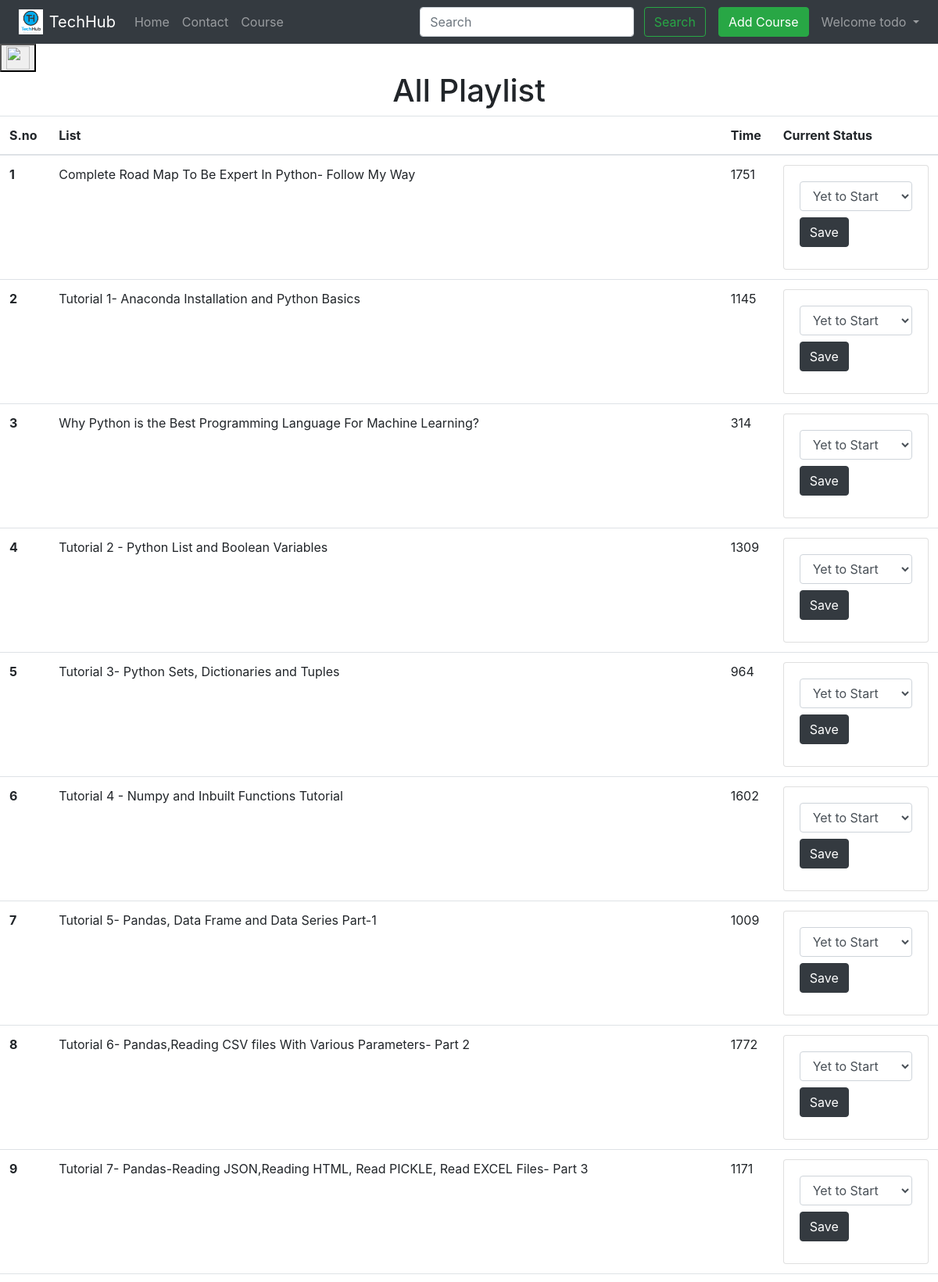
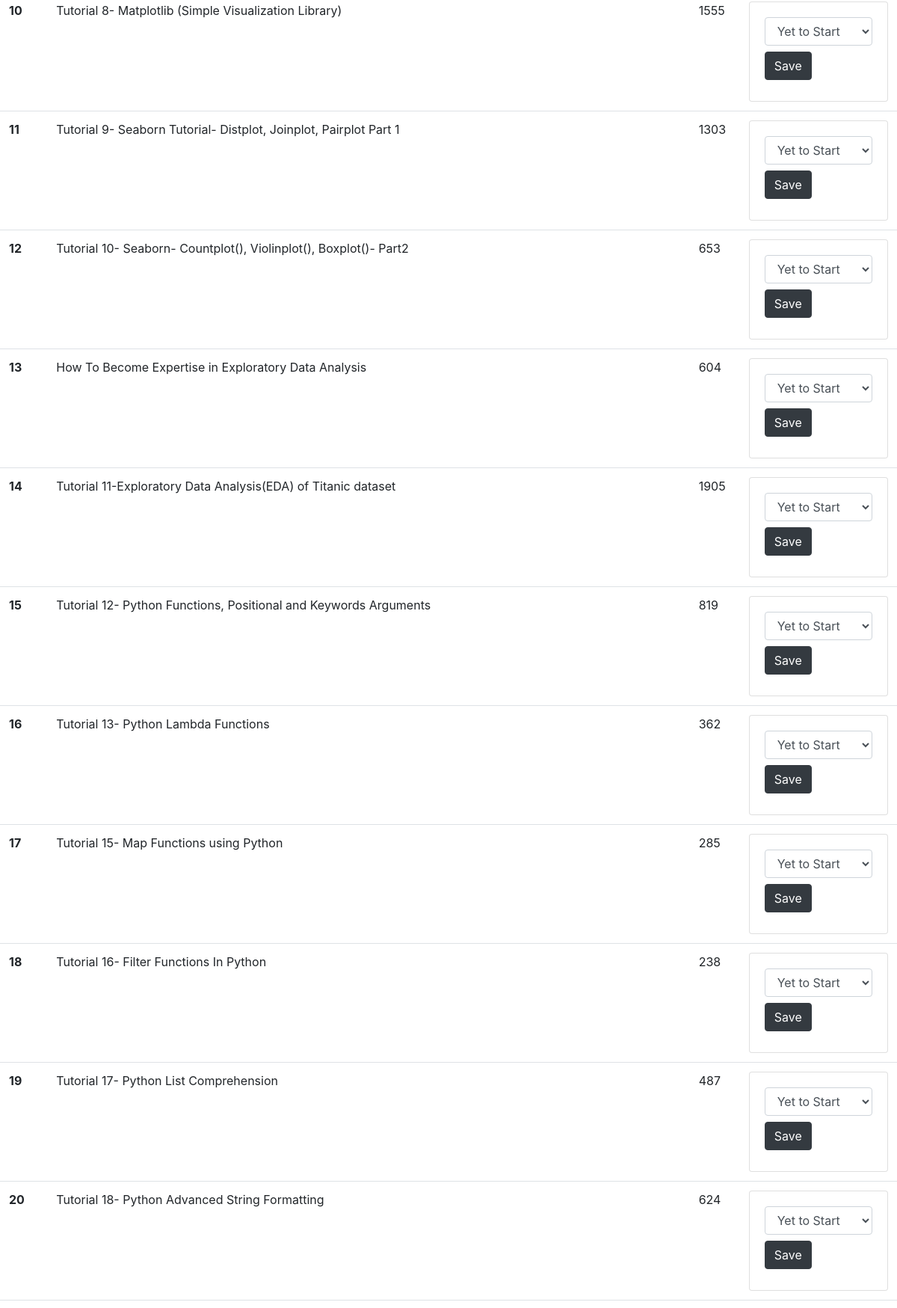
The app's page /listing/118/ (signed in, upper part) with its own data (2 pictures, top to bottom).
### course_video/models.py (models this page shows, shortened)
class PlaylistItem(models.Model):
    playlist_id = models.UUIDField(
     primary_key = True,
     default = uuid.uuid4,
     editable = False),
    list_item = models.CharField(max_length=150)
    time = models.IntegerField(null=True, blank=True)
    link = models.URLField(max_length=200, blank='true')
    author = models.ForeignKey(User, on_delete=models.CASCADE, null='true')
    status = models.CharField(max_length=50)
    playlist_title = models.CharField(max_length=100)

### course_video/views.py (the view)
# urls.py: path("listing", listing, name="listing"),
@login_required(login_url="login")
def listing(request, id):
    status_data = ["Yet to Start", "In Progress", "On Hold", "Completed"]
    course_list = Course.objects.get(id=id)
    list_item = PlaylistItem.objects.filter(playlist_title=course_list.title)
    request.session['id'] = id
    course_info = {
        "videoDetail": list_item,
        "id": id,
        "overall": status_data
    }
    return render(request, "List.html", course_info)

### templates/List.html (shortened to what this page needs)
{% extends 'base.html' %}
{% block body %}
    <button onclick="history.back()"><img src="https://cdn-icons-png.flaticon.com/512/3114/3114883.png " alt="" title="" class="img-small" width="30" height="30"></button>
    <center class="mx-2"><h1>All Playlist</h1></center>
    <table class="table">
      <thead>
        <tr>
          <th scope="col">S.no</th>
          <th scope="col">List</th>
          <th scope="col">Time</th>
          <th scope="col">Current Status</th>
        </tr>
      </thead>
      <tbody>
        {% for dict in videoDetail %}
        <tr>
          <th scope="row">{{forloop.counter}}</th>
          <td><a target="_blank" style="color: inherit;" href={{dict.link}}>{{ dict.list_item }}</a></td>
          <td>{{dict.time}}</td>
          <td>
            <div class="card">
              <div class="card-body">
                <form action="{% url 'getstatus' dict.id %}" method="post">
                  <select name="choice" class="form-control">
                    {% if dict.status == "Yet to Start" %}
                    <option value="Yet to Start" selected>Yet to Start</option>
                    {% else %}
                    <option value="Yet to Start">Yet to Start</option>
                    {% endif %}
                  </select>
                        <button type="submit" class="btn btn-dark my-2">Save</button>
                    </form>
                  </div>
                  </div>
                </td>
              </tr>
              {% endfor %}
            </tbody>
    </table>
{% endblock %}

### templates/base.html (shortened to what this page needs)
<!doctype html>
<html lang="en">
  <head>
    <link rel="stylesheet" href="https://stackpath.bootstrapcdn.com/bootstrap/4.5.2/css/bootstrap.min.css">
  </head>
  <body>
    <nav class="navbar navbar-expand-lg navbar-dark bg-dark">
      <a href="#" class="pull-left mx-2"><img style="height:32px;"></a>
        <a class="navbar-brand" href="/">TechHub</a>
        <div class="collapse navbar-collapse" id="navbarSupportedContent">
          <ul class="navbar-nav mr-auto">
            <li class="nav-item {% block homeactive %}  {% endblock homeactive %}">
              <a class="nav-link" href="/">Home <span class="sr-only">(current)</span></a>
            </li>
            {% if user.is_authenticated %}
            <li class="nav-item {% block contactactive %}  {% endblock contactactive %} ">
              <a class="nav-link" href="/contact">Contact</a>
            </li>
            <li class="nav-item {% block blogactive %}  {% endblock blogactive %} ">
              <a class="nav-link" href="/course">Course</a>
            </li>
            {% endif %}
          </ul>
          <div class="ml-auto form-inline">
          <form method="get" action="/search" class=" my-2 my-lg-0 mx-3">
            <input class="form-control mr-sm-2" type="search" placeholder="Search" aria-label="Search" name="query" id="query">
            <button class="btn btn-outline-success my-2 my-sm-0 " type="submit">Search</button>
          </form>
{% if user.is_authenticated %}
<ul class="navbar-nav ml-auto form-inline">
  <button type="button" class="btn btn-success mr-2" data-toggle="modal" data-target="#courseModal">
    Add Course
  </button>
<li class="nav-item dropdown">
  <a class="nav-link dropdown-toggle" href="#" role="button" data-toggle="dropdown" aria-expanded="false">
   Welcome {{request.user}}
  </a>
</li>
</ul>
{% else %}
<a href="login" role="button" target="_blank" class="btn btn-outline-success m-2 my-sm-0"> Login </a>
<a href="signup" role="button" target="_blank" class="btn btn-outline-success m-2 my-sm-0"> Signup </a>
{% endif %}
</div>
        </div>
      </nav>
      {% block body %}
       {% endblock body %}
  </body>
</html>

### records on screen
PlaylistItem: list_item "Complete Road Map To Be Expert In Python- Follow My Way", time "1751", choice "Yet to Start"
PlaylistItem: list_item "Tutorial 1- Anaconda Installation and Python Basics", time "1145", choice "Yet to Start"
PlaylistItem: list_item "Why Python is the Best Programming Language For Machine Learning?", time "314", choice "Yet to Start"
PlaylistItem: list_item "Tutorial 2 - Python List and Boolean Variables", time "1309", choice "Yet to Start"
PlaylistItem: list_item "Tutorial 3- Python Sets, Dictionaries and Tuples", time "964", choice "Yet to Start"
PlaylistItem: list_item "Tutorial 4 - Numpy and Inbuilt Functions Tutorial", time "1602", choice "Yet to Start"
PlaylistItem: list_item "Tutorial 5- Pandas, Data Frame and Data Series Part-1", time "1009", choice "Yet to Start"
PlaylistItem: list_item "Tutorial 6- Pandas,Reading CSV files With Various Parameters- Part 2", time "1772", choice "Yet to Start"
PlaylistItem: list_item "Tutorial 7- Pandas-Reading JSON,Reading HTML, Read PICKLE, Read EXCEL Files- Part 3", time "1171", choice "Yet to Start"
PlaylistItem: list_item "Tutorial 8- Matplotlib (Simple Visualization Library)", time "1555", choice "Yet to Start"
PlaylistItem: list_item "Tutorial 9- Seaborn Tutorial- Distplot, Joinplot, Pairplot Part 1", time "1303", choice "Yet to Start"
PlaylistItem: list_item "Tutorial 10- Seaborn- Countplot(), Violinplot(), Boxplot()- Part2", time "653", choice "Yet to Start"
PlaylistItem: list_item "How To Become Expertise in Exploratory Data Analysis", time "604", choice "Yet to Start"
PlaylistItem: list_item "Tutorial 11-Exploratory Data Analysis(EDA) of Titanic dataset", time "1905", choice "Yet to Start"
PlaylistItem: list_item "Tutorial 12- Python Functions, Positional and Keywords Arguments", time "819", choice "Yet to Start"
PlaylistItem: list_item "Tutorial 13- Python Lambda Functions", time "362", choice "Yet to Start"
PlaylistItem: list_item "Tutorial 15- Map Functions using Python", time "285", choice "Yet to Start"
PlaylistItem: list_item "Tutorial 16- Filter Functions In Python", time "238", choice "Yet to Start"
PlaylistItem: list_item "Tutorial 17- Python List Comprehension", time "487", choice "Yet to Start"
PlaylistItem: list_item "Tutorial 18- Python Advanced String Formatting", time "624", choice "Yet to Start"

### other values on screen
{{ request.user }} "todo"
